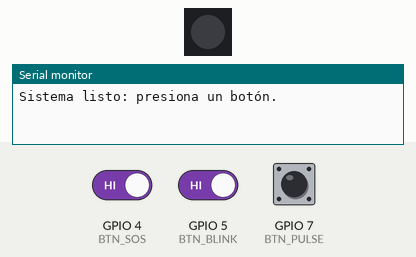
Simulated run of this sketch. Board: ESP32-S3. Parts: 1 RGB LEDs in strip order, left to right, the last lines printed to the serial monitor. Inputs (shaded band) come from the test bench; at power-on: GPIO 7 (BTN_PULSE) HIGH, GPIO 4 (BTN_SOS) HIGH, GPIO 5 (BTN_BLINK) HIGH. Dim RGB values are drawn brighter than linear.

Above: at 1.2 s.
1.3 s: GPIO 7 (BTN_PULSE) pulled LOW for 0.15 s
At 1.47 s:
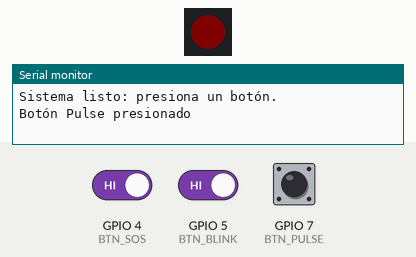
7.3 s: GPIO 4 (BTN_SOS) driven LOW and GPIO 5 (BTN_BLINK) driven LOW
10.3 s: GPIO 4 (BTN_SOS) driven HIGH
At 11.66 s:
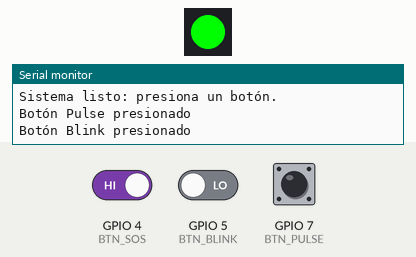
13.3 s: GPIO 4 (BTN_SOS) driven LOW
16.3 s: GPIO 7 (BTN_PULSE) pulled LOW for 1 s
At 19.55 s:
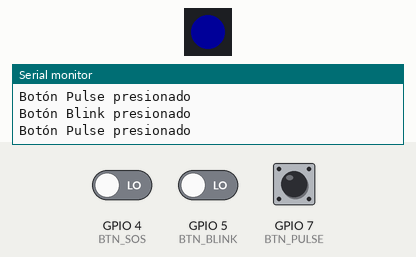
Timing chart, 0 to 21.3 s (numbered marks = the images above; inputs shaded):
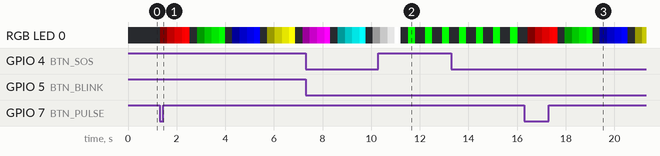

Measured:
- after the input at 1.3 s, RGB LED 0: off → RGB(5, 0, 0) at once, → RGB(80, 0, 0) 0.30 s later, → RGB(155, 0, 0) 0.30 s later, → RGB(230, 0, 0) 0.30 s later, … (25 changes in this stretch)

The sketch:

Codigo_Secuencias_selectivas.ino
```cpp
#include <Adafruit_NeoPixel.h>

// LED integrado (RGB) en la ESP32-S3
#define LED_PIN 48
#define NUMPIXELS 1

// Pines de botones (usar GND al presionar)
#define BTN_SOS 4
#define BTN_BLINK 5
#define BTN_PULSE 7

Adafruit_NeoPixel pixels(NUMPIXELS, LED_PIN, NEO_GRB + NEO_KHZ800);

// Duraciones Morse3
#define DOT_DURATION 200
#define DASH_DURATION 600
#define SYMBOL_SPACE 200
#define LETTER_SPACE 600
#define WORD_SPACE 1400

// Código Morse
const char* morseCode[] = {
  ".-", "-...", "-.-.", "-..", ".", "..-.", "--.", "....", "..", ".---",
  "-.-", ".-..", "--", "-.", "---", ".--.", "--.-", ".-.", "...", "-",
  "..-", "...-", ".--", "-..-", "-.--", "--.."
};

// ------------------------
// Función general de parpadeo
// ------------------------
void blinkColor(uint8_t r, uint8_t g, uint8_t b, int duration) {
  pixels.setPixelColor(0, pixels.Color(r, g, b));
  pixels.show();
  delay(duration);
  pixels.clear();
  pixels.show();
  delay(SYMBOL_SPACE);
}

// ------------------------
// Mostrar mensaje en código Morse
// ------------------------
void morseMessage(String msg, uint8_t r, uint8_t g, uint8_t b) {
  for (int i = 0; i < msg.length(); i++) {
    char c = toupper(msg[i]);
    if (c >= 'A' && c <= 'Z') {
      String morse = morseCode[c - 'A'];
      for (int j = 0; j < morse.length(); j++) {
        if (morse[j] == '.') blinkColor(r, g, b, DOT_DURATION);
        else if (morse[j] == '-') blinkColor(r, g, b, DASH_DURATION);
      }
      delay(LETTER_SPACE - SYMBOL_SPACE);
    } else if (c == ' ') {
      delay(WORD_SPACE - LETTER_SPACE);
    }
  }
}

// ------------------------
// Efecto parpadeo verde
// ------------------------
void blinkGreen(int times) {
  for (int i = 0; i < times; i++) {
    blinkColor(0, 255, 0, 300);
    delay(200);
  }
}

// ------------------------
// Efecto de pulso multicolor
// ------------------------
void pulseEffect(int times) {
  uint8_t colors[7][3] = {
    {255, 0, 0}, {0, 255, 0}, {0, 0, 255},
    {255, 255, 0}, {255, 0, 255}, {0, 255, 255}, {255, 255, 255}
  };

  for (int t = 0; t < times; t++) {
    uint8_t r = colors[t % 7][0];
    uint8_t g = colors[t % 7][1];
    uint8_t b = colors[t % 7][2];

    for (int brightness = 0; brightness <= 255; brightness += 5) {
      pixels.setPixelColor(0, pixels.Color((r * brightness) / 255, (g * brightness) / 255, (b * brightness) / 255));
      pixels.show();
      delay(20);
    }
    delay(200);
    pixels.clear();
    pixels.show();
    delay(200);
  }
}

// ------------------------
// Configuración
// ------------------------
void setup() {
  pixels.begin();
  pixels.clear();
  pixels.show();
  Serial.begin(115200);

  // Configurar botones con resistencia pull-up interna
  pinMode(BTN_SOS, INPUT_PULLUP);
  pinMode(BTN_BLINK, INPUT_PULLUP);
  pinMode(BTN_PULSE, INPUT_PULLUP);

  Serial.println("Sistema listo: presiona un botón.");
}

// ------------------------
// Bucle principal
// ------------------------
void loop() {
  // Leer botones (presionados = LOW)
  if (digitalRead(BTN_SOS) == LOW) {
    Serial.println("Botón SOS presionado");
    morseMessage("SOS", 128, 0, 128); // Morado
  }

  if (digitalRead(BTN_BLINK) == LOW) {
    Serial.println("Botón Blink presionado");
    blinkGreen(7);
  }

  if (digitalRead(BTN_PULSE) == LOW) {
    Serial.println("Botón Pulse presionado");
    pulseEffect(7);
  }

  delay(100); // Pequeña pausa para estabilidad
}
```
